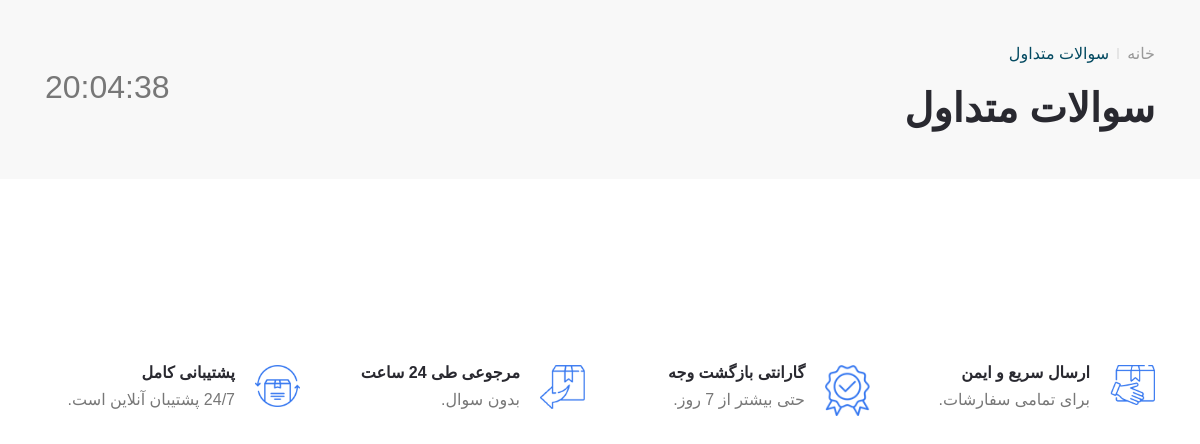
/asked-question/, run on an earlier commit of the app's database.
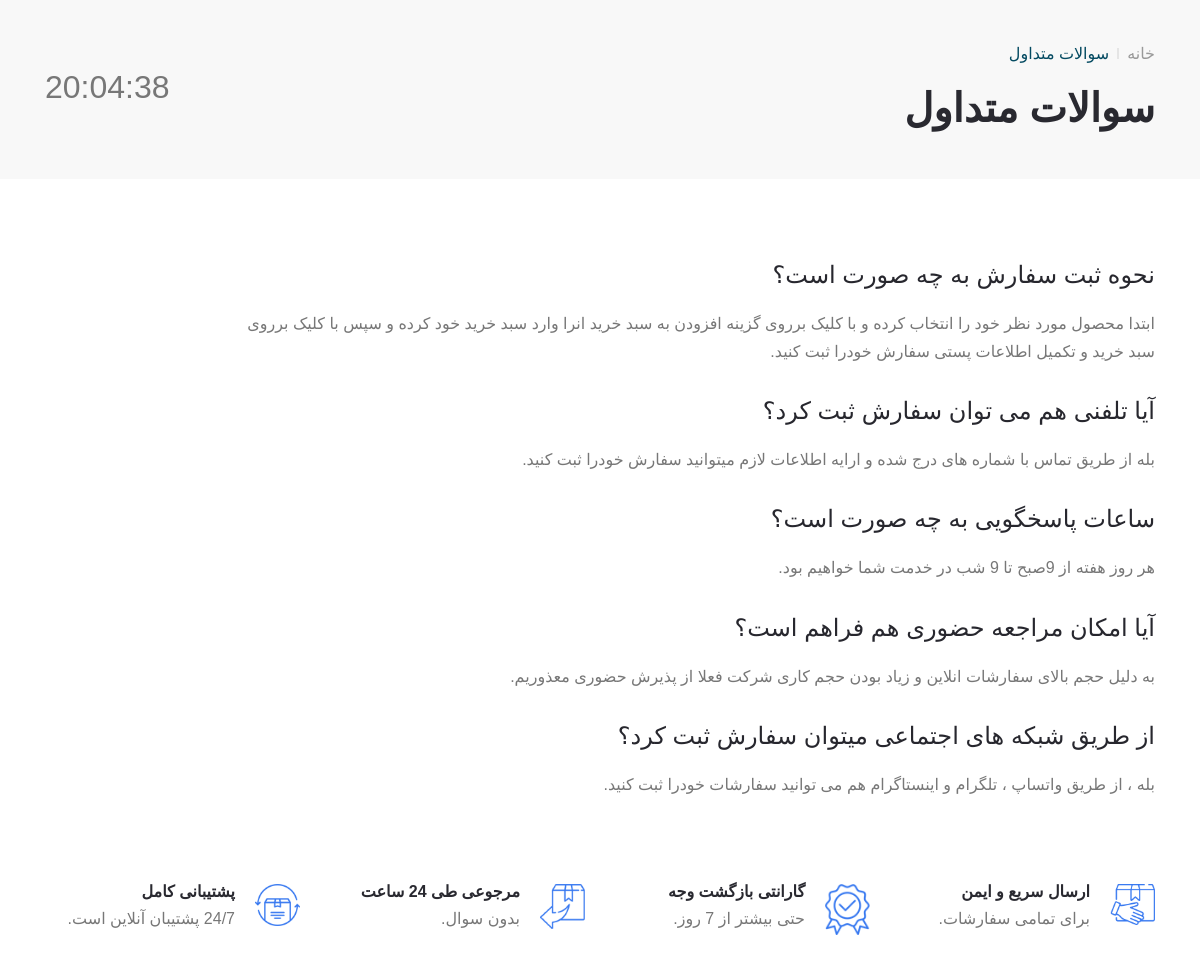
And on a later commit of the database.
### sitesetting_module/models.py (models this page shows, shortened)
class QuestionsModel(models.Model):
    question1 = models.CharField(max_length=1000, verbose_name='سوال۱')
    answer1 = models.TextField(verbose_name='پاسخ۱')
    question2 = models.CharField(max_length=1000, verbose_name='سوال۲ (اختیاری)', null=True, blank=True)
    answer2 = models.TextField(verbose_name='پاسخ۲ (اختیاری)', null=True, blank=True)
    question3 = models.CharField(max_length=1000, verbose_name='سوال۳ (اختیاری)', null=True, blank=True)
    answer3 = models.TextField(verbose_name='پاسخ۳ (اختیاری)', null=True, blank=True)
    question4 = models.CharField(max_length=1000, verbose_name='سوال۴ (اختیاری)', null=True, blank=True)
    answer4 = models.TextField(verbose_name='پاسخ۴ (اختیاری)', null=True, blank=True)
    question5 = models.CharField(max_length=1000, verbose_name='سوال۵ (اختیاری)', null=True, blank=True)
    answer5 = models.TextField(verbose_name='پاسخ۵ (اختیاری)', null=True, blank=True)
    question6 = models.CharField(max_length=1000, verbose_name='سوال۶ (اختیاری)', null=True, blank=True)
    answer6 = models.TextField(verbose_name='پاسخ۶ (اختیاری)', null=True, blank=True)
    question7 = models.CharField(max_length=1000, verbose_name='سوال۷ (اختیاری)', null=True, blank=True)
    answer7 = models.TextField(verbose_name='پاسخ۷ (اختیاری)', null=True, blank=True)
    question8 = models.CharField(max_length=1000, verbose_name='سوال۸ (اختیاری)', null=True, blank=True)
    answer8 = models.TextField(verbose_name='پاسخ۸ (اختیاری)', null=True, blank=True)
    question9 = models.CharField(max_length=1000, verbose_name='سوال۹ (اختیاری)', null=True, blank=True)
    answer9 = models.TextField(verbose_name='پاسخ۹ (اختیاری)', null=True, blank=True)
    question10 = models.CharField(max_length=1000, verbose_name='سوال۱۰ (اختیاری)', null=True, blank=True)
    answer10 = models.TextField(verbose_name='پاسخ۱۰ (اختیاری)', null=True, blank=True)
    is_active = models.BooleanField(default=True, verbose_name="فعال/غیرفعال")
    class Meta:
        verbose_name = 'سوال متداول'
        verbose_name_plural = 'سوالات متداول'

### questions_module/views.py (the view)
# urls.py: path('', views.QuestionsView.as_view(), name='questions'),
class QuestionsView(View):
    def get(self, request):
        settings = QuestionsModel.objects.filter(is_active=True).first()
        return render(request, 'questions.html', {
            "settings": settings,
        })

### questions_module/templates/questions.html (shortened to what this page needs)
{% extends 'layout2.html' %}
{% block content %}
    <main class="main-wrapper">
        <div class="axil-breadcrumb-area">
            <div class="container">
                <div class="row align-items-center">
                    <div class="col-lg-6 col-md-8">
                        <div class="inner">
                            <ul class="axil-breadcrumb">
                                <li class="axil-breadcrumb-item"><a href="{% url 'home' %}">خانه</a></li>
                                <li class="separator"></li>
                                <li class="axil-breadcrumb-item active" aria-current="page">سوالات متداول</li>
                            </ul>
                            <h1 class="title">سوالات متداول</h1>
                        </div>
                    </div>
                    <div class="col-lg-6 col-md-4">
                        <div>
                            <div class="bradcrumb-thumb" id="clock" style="font-size: 2em; text-align: left;">
                            </div>
                        </div>
                    </div>
                </div>
            </div>
        </div>
        <div class="axil-privacy-area axil-section-gap">
            <div class="container">
                <div class="row">
                    <div class="col-lg-10">
                        <div class="axil-privacy-policy">
                            <h4 class="title">{{ settings.question1 }}</h4>
                            <p>{{ settings.answer1 }}</p>
                            {% if settings.question2 and settings.answer2 %}
                                <h4 class="title">{{ settings.question2 }}</h4>
                                <p>{{ settings.answer2 }}</p>
                            {% endif %}
                            {% if settings.question3 and settings.answer3 %}
                                <h4 class="title">{{ settings.question3 }}</h4>
                                <p>{{ settings.answer3 }}</p>
                            {% endif %}
                            {% if settings.question4 and settings.answer4 %}
                                <h4 class="title">{{ settings.question4 }}</h4>
                                <p>{{ settings.answer4 }}</p>
                            {% endif %}
                            {% if settings.question5 and settings.answer5 %}
                                <h4 class="title">{{ settings.question5 }}</h4>
                                <p>{{ settings.answer5 }}</p>
                            {% endif %}
                        </div>
                    </div>
                </div>
            </div>
        </div>
    </main>
    <div class="service-area">
        <div class="container">
            <div class="row row-cols-xl-4 row-cols-sm-2 row-cols-1 row--20">
                <div class="col">
                    <div class="service-box service-style-2">
                        <div class="icon">
                            <img src="/static/images/icons/service1.png" alt="Service">
                        </div>
                        <div class="content">
                            <h6 class="title">ارسال سریع و ایمن</h6>
                            <p>برای تمامی سفارشات.</p>
                        </div>
                    </div>
                </div>
                <div class="col">
                    <div class="service-box service-style-2">
                        <div class="icon">
                            <img src="/static/images/icons/service2.png" alt="Service">
                        </div>
                        <div class="content">
                            <h6 class="title">گارانتی بازگشت وجه</h6>
                            <p>حتی بیشتر از 7 روز.</p>
                        </div>
                    </div>
                </div>
                <div class="col">
                    <div class="service-box service-style-2">
                        <div class="icon">
                            <img src="/static/images/icons/service3.png" alt="Service">
                        </div>
                        <div class="content">
                            <h6 class="title">مرجوعی طی 24 ساعت</h6>
                            <p>بدون سوال.</p>
                        </div>
                    </div>
                </div>
                <div class="col">
                    <div class="service-box service-style-2">
                        <div class="icon">
                            <img src="/static/images/icons/service4.png" alt="Service">
                        </div>
                        <div class="content">
                            <h6 class="title">پشتیبانی کامل</h6>
                            <p>24/7 پشتیبان آنلاین است.</p>
                        </div>
                    </div>
                </div>
            </div>
        </div>
    </div>
{% endblock %}

### templates/layout2.html (shortened to what this page needs)
{% load render_partial %}
<!doctype html>
<html lang="en">
<head>
    {% include 'header_links2.html' %}
</head>
<body>
{% block content %}
{% endblock %}
{% include 'add_content.html' %}
</body>
</html>

### templates/header_links2.html (shortened to what this page needs)
    <link rel="stylesheet" href="/static/css/vendor/bootstrap.rtl.min.css">
    <link rel="stylesheet" href="/static/css/vendor/font-awesome.css">
    <link rel="stylesheet" href="/static/css/vendor/flaticon/flaticon.css">
    <link rel="stylesheet" href="/static/css/vendor/slick.css">
    <link rel="stylesheet" href="/static/css/vendor/slick-theme.css">
    <link rel="stylesheet" href="/static/css/vendor/jquery-ui.min.css">
    <link rel="stylesheet" href="/static/css/vendor/sal.css">
    <link rel="stylesheet" href="/static/css/vendor/magnific-popup.css">
    <link rel="stylesheet" href="/static/css/vendor/base.css">
    <link rel="stylesheet" href="/static/css/style.min.css">
    <link rel="stylesheet" href="/static/css/vendor/header2.css">
    <link rel="stylesheet" href="/static/css/vendor/footer.css">

### templates/add_content.html (shortened to what this page needs)
{% load poll_extras %}
<head>
</head>
<body>
</body>
</html>

What changed in the data, as far as the page shows it:
added QuestionsModel: question1 "نحوه ثبت سفارش به چه صورت است؟", answer1 "ابتدا محصول مورد نظر خود را انتخاب کرده و با کلیک برروی گزینه افزودن به سبد خرید انرا وارد سبد خرید خود کرده و سپس با کلیک برروی سبد خرید و تکمیل اطلاعات پستی سفارش خودرا ثبت کنید.", question2 "آیا تلفنی هم می توان سفارش ثبت کرد؟", answer2 "بله از طریق تماس با شماره های درج شده و ارایه اطلاعات لازم میتوانید سفارش خودرا ثبت کنید.", question3 "ساعات پاسخگویی به چه صورت است؟", answer3 "هر روز هفته از 9صبح تا 9 شب در خدمت شما خواهیم بود.", question4 "آیا امکان مراجعه حضوری هم فراهم است؟", answer4 "به دلیل حجم بالای سفارشات انلاین و زیاد بودن حجم کاری شرکت فعلا از پذیرش حضوری معذوریم.", question5 "از طریق شبکه های اجتماعی میتوان سفارش ثبت کرد؟", answer5 "بله ، از طریق واتساپ ، تلگرام و اینستاگرام هم می توانید سفارشات خودرا ثبت کنید."
